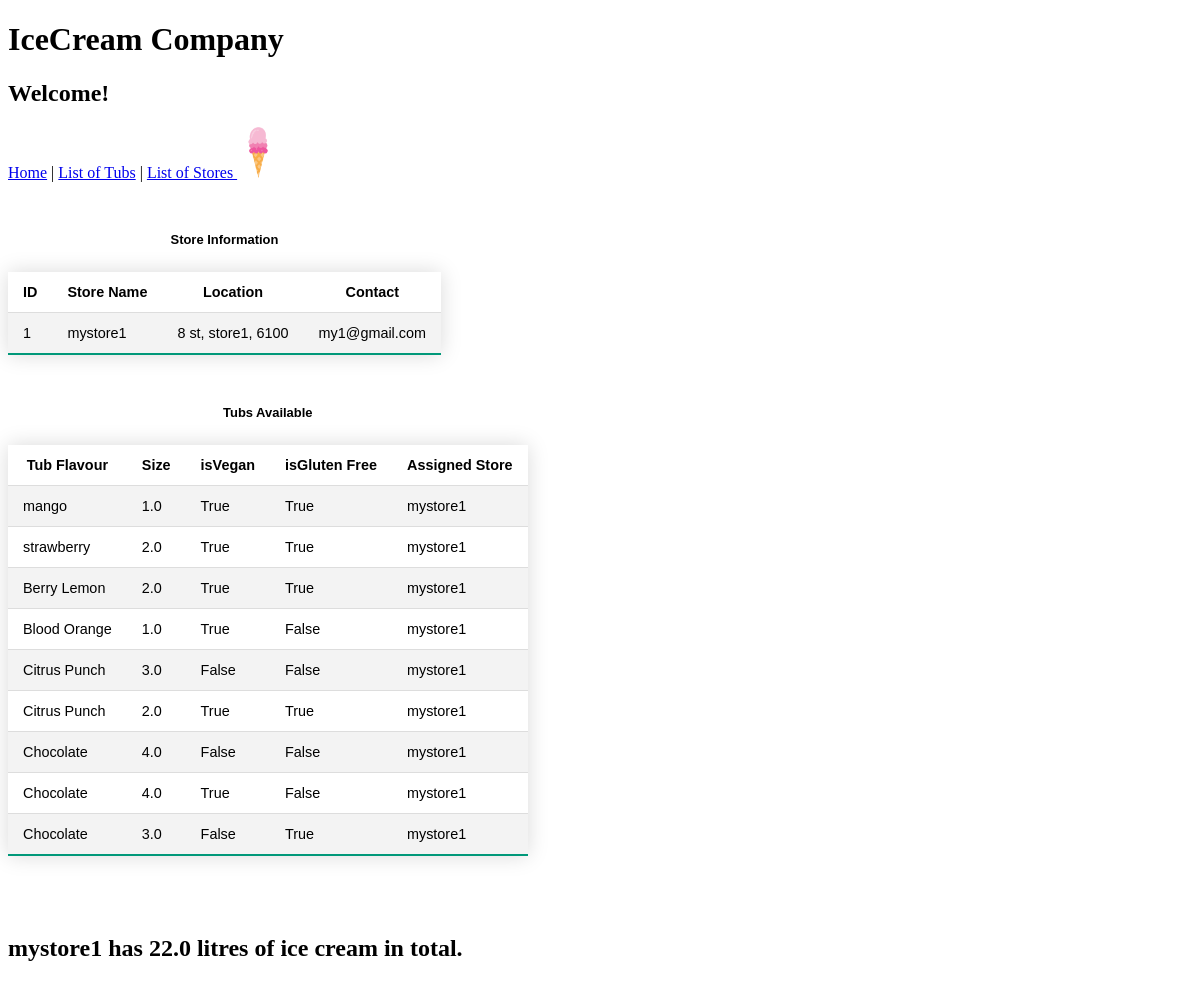
/stores/1, run on the app's committed database.
### IceCreamApp/models.py (models this page shows, shortened)
class Store(models.Model):
    name = models.CharField(max_length=60) # maximum length set to 60
    location = models.CharField(max_length=200) # maximum length set to 200
    contact_email = models.EmailField(max_length=100) # predefined regex which checks '@'

class Tub(models.Model):
    flavour = models.CharField(max_length=30) # maximum length set to 60
    size = models.FloatField(validators=[validate_interval]) # set to float for litres
    isVegan = models.BooleanField(default = False) # Default is False
    isGlutenFree = models.BooleanField(default = False) # Default is False
    store = models.ForeignKey(Store, on_delete=models.CASCADE) # one store can have many tubs, but not vice-versa

### IceCreamApp/views.py (the view)
# urls.py: path("stores/<int:store_id>", viewSingleStore, name="store"),
def viewSingleStore(request, store_id):
    myStore = get_object_or_404(Store, id = store_id)
    tubobjects = Tub.objects.filter(store = myStore)
    tot_size = 0
    for i in tubobjects:
        tot_size += i.size
    return render(request, "IceCreamApp/store.html", {"store": myStore, "storeTubs" : tubobjects, "totalSize" : tot_size})

### IceCreamApp/templates/IceCreamApp/store.html
{% extends 'IceCreamApp/homePageBase.html' %}
{% block content %}
<div class="container">
    <table class="styled-table">
        <caption><b>Store Information</b></caption>
        <tr>
            <th>ID</th>
            <th>Store Name</th>
            <th>Location</th>
            <th>Contact</th>
        </tr>
        <tr>
            <td>{{ store.id }}</td>
            <td>{{ store.name }}</td>
            <td>{{ store.location }}</td>
            <td>{{ store.contact_email }}</td>
        </tr>
    </table>
</div>
<div class="container">
    <table class="styled-table">
        <caption><b>Tubs Available</b></caption>
        <tr>
            <th>Tub Flavour</th>
            <th>Size</th>
            <th>isVegan</th>
            <th>isGluten Free</th>
            <th>Assigned Store</th>
        </tr>
        {% for t in storeTubs %}
        <tr>
            <td>{{ t.flavour }}</td>
            <td>{{ t.size}}</td>
            <td>{{ t.isVegan }}</td>
            <td>{{ t.isGlutenFree }}</td>
            <td>{{ t.store.name }}</td>
        </tr>
        {% endfor %}
    </table>
    <h2> <br> <br> {{store.name}} has {{totalSize}} litres of ice cream in total.</h2>
</div>
{% endblock %}

### IceCreamApp/static/IceCreamApp/style.css (style rules this page uses)
caption { display: table-caption; font-size: 0.9em; margin: 25px 0; border-collapse: collapse; text-align: center; font-family: sans-serif; min-width: 400px; }
.styled-table { border-collapse: collapse; margin: 25px 0; font-size: 0.9em; font-family: sans-serif; min-width: 400px; box-shadow: 0 0 20px rgba(0, 0, 0, 0.15); }
.styled-table th, .styled-table td { padding: 12px 15px; }
.styled-table tbody tr { border-bottom: 1px solid #dddddd; }
.styled-table tbody tr:nth-of-type(even) { background-color: #f3f3f3; }
.styled-table tbody tr:last-of-type { border-bottom: 2px solid #009879; }

### data on the page
Store: id "1", name "mystore1", location "8 st, store1, 6100", contact_email "my1@gmail.com"
Tub: flavour "mango", size "1.0", isVegan "True", isGlutenFree "True", store.name "mystore1"
Tub: flavour "strawberry", size "2.0", isVegan "True", isGlutenFree "True", store.name "mystore1"
Tub: flavour "Berry Lemon", size "2.0", isVegan "True", isGlutenFree "True", store.name "mystore1"
Tub: flavour "Blood Orange", size "1.0", isVegan "True", isGlutenFree "False", store.name "mystore1"
Tub: flavour "Citrus Punch", size "3.0", isVegan "False", isGlutenFree "False", store.name "mystore1"
Tub: flavour "Citrus Punch", size "2.0", isVegan "True", isGlutenFree "True", store.name "mystore1"
Tub: flavour "Chocolate", size "4.0", isVegan "False", isGlutenFree "False", store.name "mystore1"
Tub: flavour "Chocolate", size "4.0", isVegan "True", isGlutenFree "False", store.name "mystore1"
Tub: flavour "Chocolate", size "3.0", isVegan "False", isGlutenFree "True", store.name "mystore1"

### other printed values
{{ totalSize }} "22.0"
